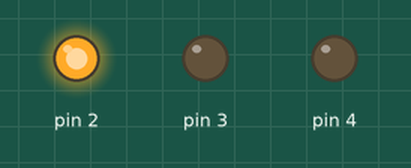
This sketch was run on a simulated Arduino Uno, built with avr-gcc and run on an emulated ATmega328P. On the bench: output pins drawn as LEDs (lit = HIGH).

Above: at 0.5 s.
At 2.5 s:
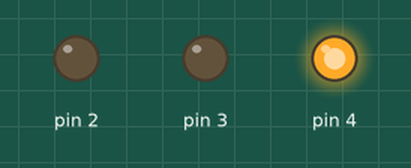
At 3.5 s:
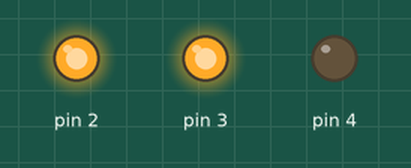
At 4.5 s:
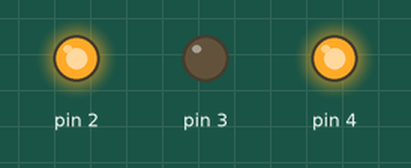
At 6.5 s:
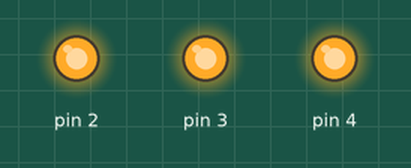
At 8.5 s:
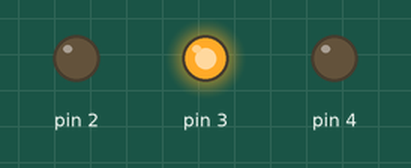
Timing chart, 0 to 9.1 s (numbered marks = the images above):
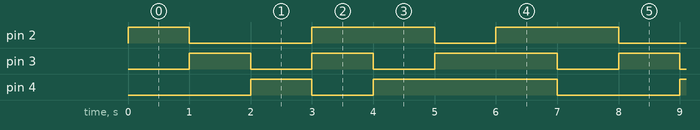

Measured:
- by itself, pin 2: repeats every 7.0 s: LOW 2.0 s, HIGH 2.0 s, LOW 1.0 s, HIGH 2.0 s
- by itself, pin 3: repeats every 7.0 s: LOW 1.0 s, HIGH 1.0 s, LOW 1.0 s, HIGH 2.0 s, LOW 1.0 s, HIGH 1.0 s
- by itself, pin 4: repeats every 7.0 s: LOW 1.0 s, HIGH 3.0 s, LOW 2.0 s, HIGH 1.0 s

The sketch:

main.ino
```cpp
/*
  Created by: Mikey Gloriani
  Created on: Oct 2023

  An RGB LED will light up with one color for a second. Then it will change to another color
*/
void setup()
{
  pinMode(2, OUTPUT);
  pinMode(3, OUTPUT);
  pinMode(4, OUTPUT);
}

void loop()
{
  digitalWrite(2, HIGH);
  digitalWrite(3, LOW);
  digitalWrite(4, LOW);
  delay(1000); // Wait for 1000 millisecond(s)
  digitalWrite(2, LOW);
  digitalWrite(3, HIGH);
  digitalWrite(4, LOW);
  delay(1000); // Wait for 1000 millisecond(s)
  digitalWrite(2, LOW);
  digitalWrite(3, LOW);
  digitalWrite(4, HIGH);
  delay(1000); // Wait for 1000 millisecond(s)
  digitalWrite(2, HIGH);
  digitalWrite(3, HIGH);
  digitalWrite(4, LOW);
  delay(1000); // Wait for 1000 millisecond(s)
  digitalWrite(2, HIGH);
  digitalWrite(3, LOW);
  digitalWrite(4, HIGH);
  delay(1000); // Wait for 1000 millisecond(s)
  digitalWrite(2, LOW);
  digitalWrite(3, HIGH);
  digitalWrite(4, HIGH);
  delay(1000); // Wait for 1000 millisecond(s)
  digitalWrite(2, HIGH);
  digitalWrite(3, HIGH);
  digitalWrite(4, HIGH);
  delay(1000); // Wait for 1000 millisecond(s)
}
```
